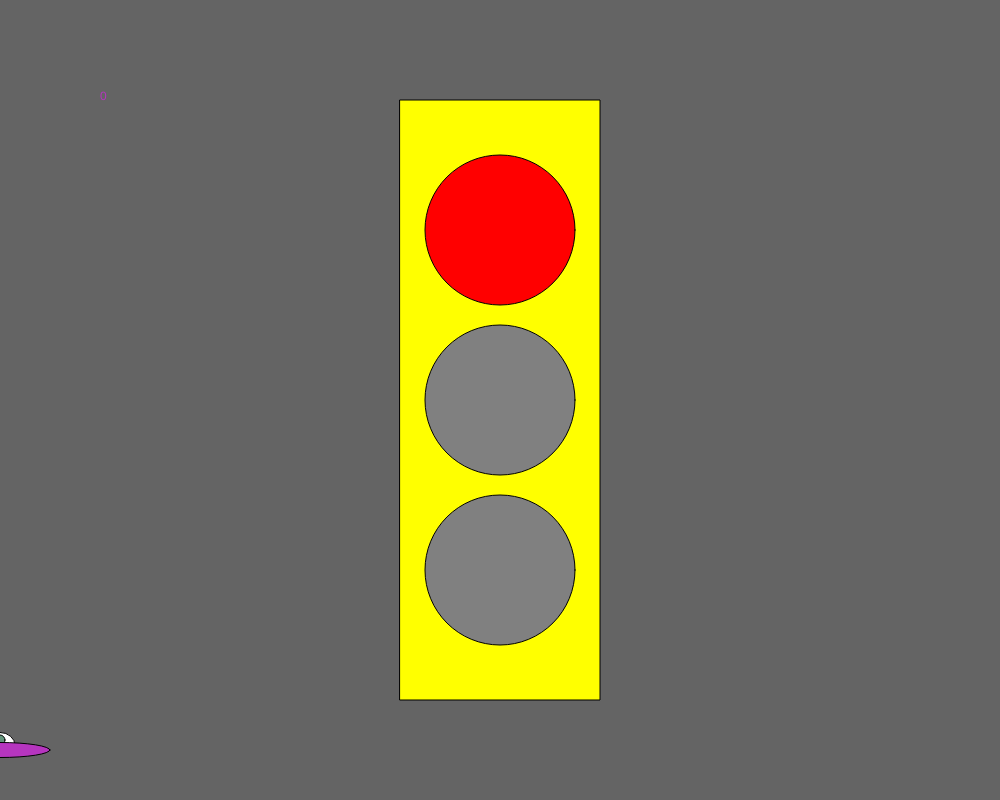
Frame 1 (no input)
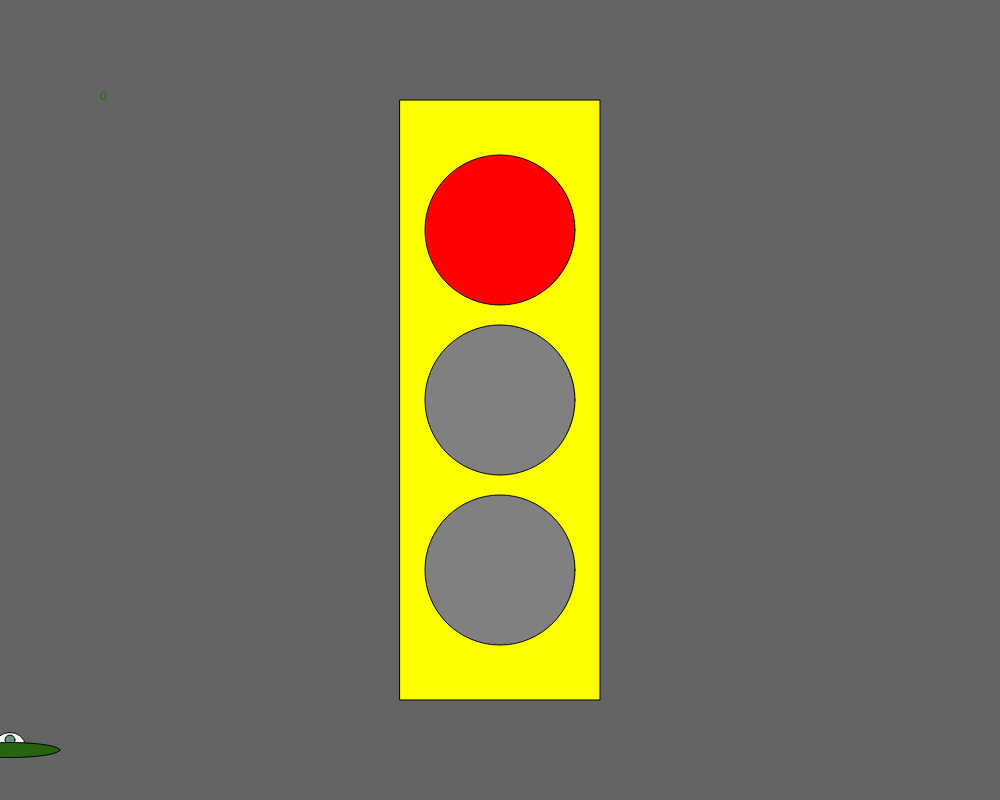
Frame 60 (no input)
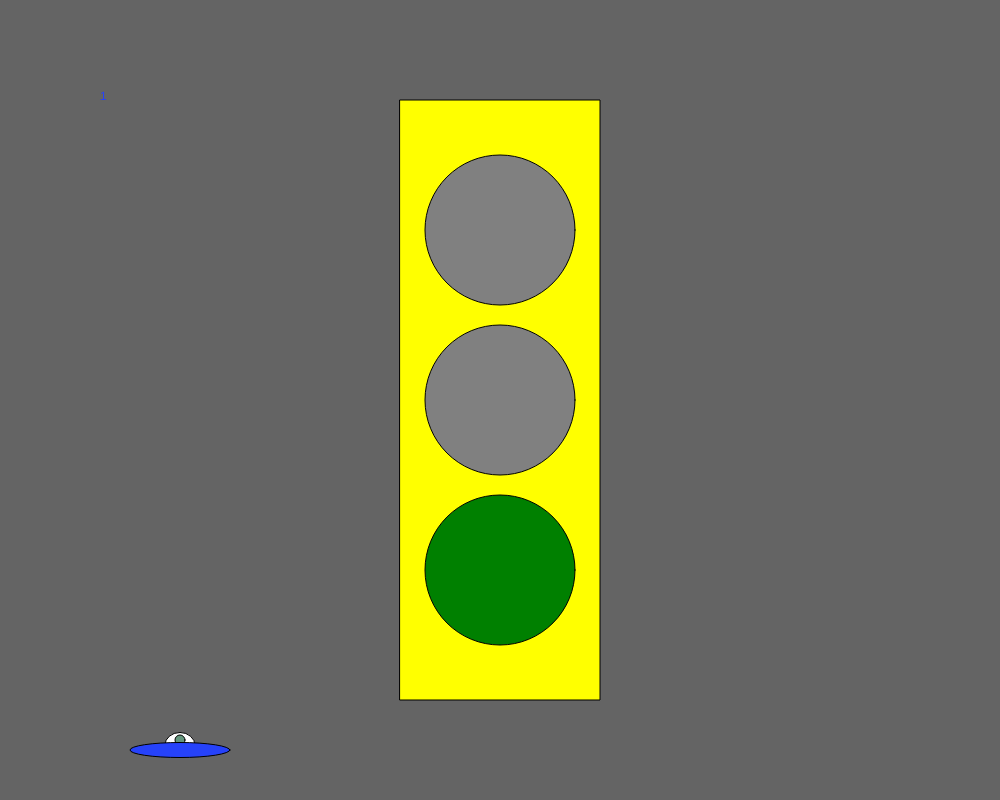
Frame 120 (the mouse pressed at the canvas centre since frame 60)

The p5.js sketch that drew these frames (run headless with seeded random() and noise() and a simulated clock; from frame 60 on, the mouse is pressed at the canvas centre):

// p5.js sketch
// ── sketch.js
let state = 0;
let timer = 0;
let x = 0;
let velocity = 10 ;

function setup() {
  createCanvas(1000, 800);
  ellipseMode(CENTER);
  rectMode(CENTER);
}

function draw() {
  background(100);
  fill('yellow');
  rect(width / 2, height / 2, 200, 600);

  // ellipse(width / 2, height / 2 - 170, 150, 150);
  // ellipse(width / 2, height / 2, 150, 150);
  // ellipse(width / 2, height / 2 + 170, 150, 150);

  //car code
  fill('white');
  ellipse(x, 745, 30, 25);
  fill(100, 150, 125);
  ellipse(x, 740, 10, 10);
  fill(random(255), random(255), random(255));
  ellipse(x, 750, 100, 15);
  x = x + velocity ; //velocity of animation
  if (x > width) {
    x = -100 ; //sets beginning point way off the screen
  }


  switch (state) {

    case 0: //red
      text("0", 100, 100);
      fill('red');
      ellipse(width / 2, height / 2 - 170, 150, 150);
      fill('grey');
      ellipse(width / 2, height / 2, 150, 150);
      ellipse(width / 2, height / 2 + 170, 150, 150);
      velocity = 0 ;
      break;

    case 1: //green
      text("1", 100, 100);
      fill('grey');
      ellipse(width / 2, height / 2 - 170, 150, 150);
      ellipse(width / 2, height / 2, 150, 150);
      fill('green');
      ellipse(width / 2, height / 2 + 170, 150, 150);
      velocity = 10 ;
      break;

    case 2: //yellow
      fill('grey');
      ellipse(width / 2, height / 2 - 170, 150, 150);
      fill('yellow');
      ellipse(width / 2, height / 2, 150, 150);
      fill('grey');
      ellipse(width / 2, height / 2 + 170, 150, 150);
      velocity = 5 ;
      break;

  }

  timer = timer + 1;
  if (timer > 100) {
    timer = 0;
    state++;
    if (state > 2) state = 0;
  }

}

function mouseReleased() {
  state++;
  if (state > 2) state = 0;
}
